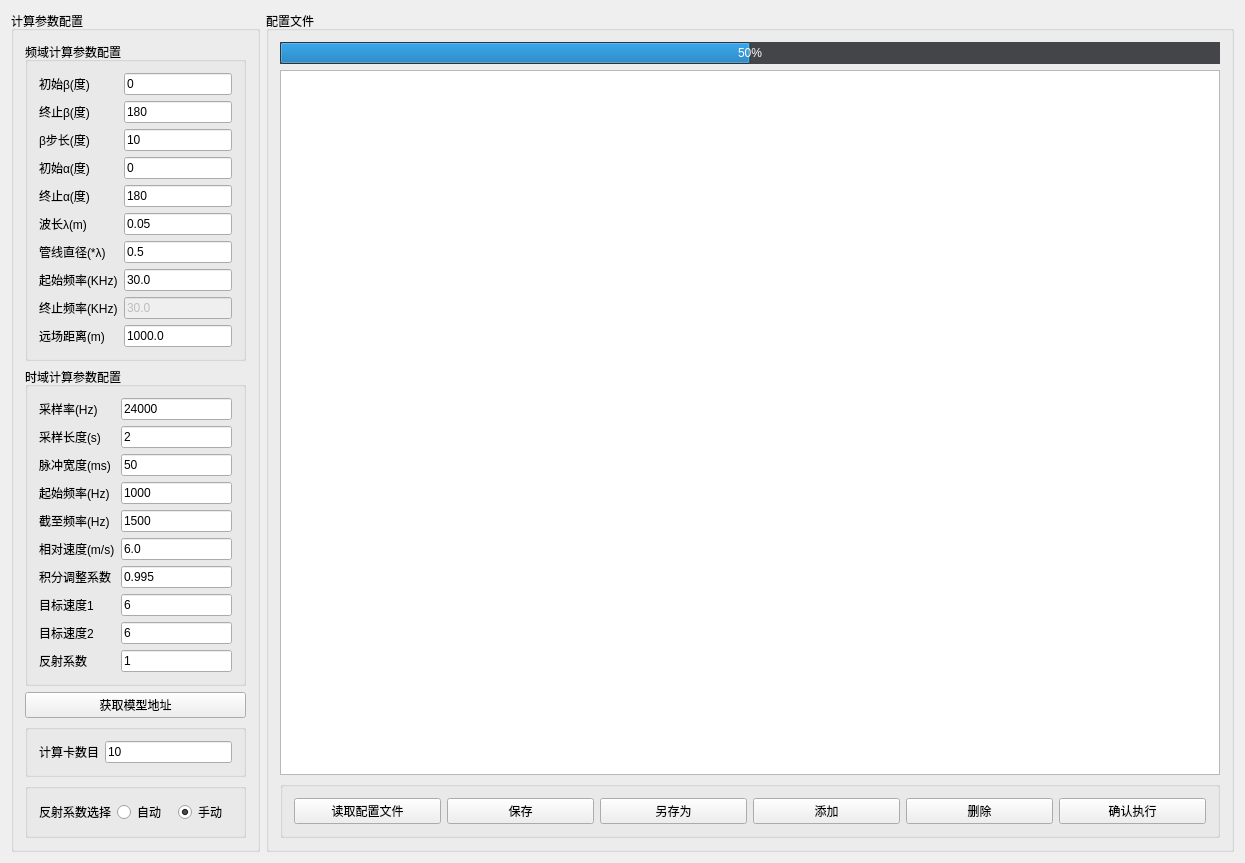
<?xml version="1.0" encoding="UTF-8"?>
<ui version="4.0">
 <class>QtTablewidget</class>
 <widget class="QWidget" name="QtTablewidget">
  <property name="geometry">
   <rect>
    <x>0</x>
    <y>0</y>
    <width>1245</width>
    <height>751</height>
   </rect>
  </property>
  <property name="windowTitle">
   <string>QtTablewidget</string>
  </property>
  <layout class="QGridLayout" name="gridLayout" columnstretch="2,9">
   <item row="0" column="0">
    <widget class="QGroupBox" name="groupBox_5">
     <property name="sizePolicy">
      <sizepolicy hsizetype="Fixed" vsizetype="Preferred">
       <horstretch>0</horstretch>
       <verstretch>0</verstretch>
      </sizepolicy>
     </property>
     <property name="maximumSize">
      <size>
       <width>16777215</width>
       <height>16777215</height>
      </size>
     </property>
     <property name="title">
      <string>计算参数配置</string>
     </property>
     <layout class="QVBoxLayout" name="verticalLayout">
      <item>
       <widget class="QGroupBox" name="groupBox_7">
        <property name="title">
         <string>频域计算参数配置</string>
        </property>
        <layout class="QFormLayout" name="formLayout">
         <item row="0" column="0">
          <widget class="QLabel" name="label">
           <property name="text">
            <string>初始β(度) </string>
           </property>
          </widget>
         </item>
         <item row="0" column="1">
          <widget class="QLineEdit" name="lineEdit_startBeta">
           <property name="text">
            <string>0</string>
           </property>
          </widget>
         </item>
         <item row="3" column="0">
          <widget class="QLabel" name="label_2">
           <property name="text">
            <string>初始α(度) </string>
           </property>
          </widget>
         </item>
         <item row="3" column="1">
          <widget class="QLineEdit" name="lineEdit_startAlpha">
           <property name="text">
            <string>0</string>
           </property>
          </widget>
         </item>
         <item row="4" column="0">
          <widget class="QLabel" name="label_3">
           <property name="text">
            <string>终止α(度) </string>
           </property>
          </widget>
         </item>
         <item row="4" column="1">
          <widget class="QLineEdit" name="lineEdit_endAlpha">
           <property name="text">
            <string>180</string>
           </property>
          </widget>
         </item>
         <item row="5" column="0">
          <widget class="QLabel" name="label_4">
           <property name="text">
            <string>波长λ(m)  </string>
           </property>
          </widget>
         </item>
         <item row="5" column="1">
          <widget class="QLineEdit" name="lineEdit_waveLength">
           <property name="text">
            <string>0.05</string>
           </property>
          </widget>
         </item>
         <item row="6" column="0">
          <widget class="QLabel" name="label_5">
           <property name="text">
            <string>管线直径(*λ)</string>
           </property>
          </widget>
         </item>
         <item row="6" column="1">
          <widget class="QLineEdit" name="lineEdit_pipeSize">
           <property name="text">
            <string>0.5</string>
           </property>
          </widget>
         </item>
         <item row="7" column="0">
          <widget class="QLabel" name="label_6">
           <property name="text">
            <string>起始频率(KHz)</string>
           </property>
          </widget>
         </item>
         <item row="7" column="1">
          <widget class="QLineEdit" name="lineEdit_startFrequency">
           <property name="text">
            <string>30.0</string>
           </property>
          </widget>
         </item>
         <item row="8" column="0">
          <widget class="QLabel" name="label_7">
           <property name="text">
            <string>终止频率(KHz)</string>
           </property>
          </widget>
         </item>
         <item row="8" column="1">
          <widget class="QLineEdit" name="lineEdit_endFrequency">
           <property name="enabled">
            <bool>false</bool>
           </property>
           <property name="text">
            <string>30.0</string>
           </property>
          </widget>
         </item>
         <item row="9" column="0">
          <widget class="QLabel" name="label_8">
           <property name="text">
            <string>远场距离(m) </string>
           </property>
          </widget>
         </item>
         <item row="9" column="1">
          <widget class="QLineEdit" name="lineEdit_farDistance">
           <property name="text">
            <string>1000.0</string>
           </property>
          </widget>
         </item>
         <item row="1" column="0">
          <widget class="QLabel" name="label_10">
           <property name="text">
            <string>终止β(度) </string>
           </property>
          </widget>
         </item>
         <item row="2" column="0">
          <widget class="QLabel" name="label_11">
           <property name="text">
            <string>β步长(度) </string>
           </property>
          </widget>
         </item>
         <item row="1" column="1">
          <widget class="QLineEdit" name="lineEdit_endBeta">
           <property name="text">
            <string>180</string>
           </property>
          </widget>
         </item>
         <item row="2" column="1">
          <widget class="QLineEdit" name="lineEdit_Betalen">
           <property name="text">
            <string>10</string>
           </property>
          </widget>
         </item>
        </layout>
       </widget>
      </item>
      <item>
       <widget class="QGroupBox" name="groupBox_4">
        <property name="title">
         <string>时域计算参数配置</string>
        </property>
        <layout class="QGridLayout" name="gridLayout_2">
         <item row="2" column="0">
          <widget class="QLabel" name="label_23">
           <property name="text">
            <string>脉冲宽度(ms)</string>
           </property>
          </widget>
         </item>
         <item row="3" column="0">
          <widget class="QLabel" name="label_24">
           <property name="text">
            <string>起始频率(Hz)</string>
           </property>
          </widget>
         </item>
         <item row="4" column="0">
          <widget class="QLabel" name="label_25">
           <property name="text">
            <string>截至频率(Hz)</string>
           </property>
          </widget>
         </item>
         <item row="10" column="0">
          <widget class="QLabel" name="label_30">
           <property name="text">
            <string>反射系数</string>
           </property>
          </widget>
         </item>
         <item row="0" column="0">
          <widget class="QLabel" name="label_22">
           <property name="text">
            <string>采样率(Hz)  </string>
           </property>
          </widget>
         </item>
         <item row="8" column="1">
          <widget class="QLineEdit" name="lineEdit_Velocity1">
           <property name="text">
            <string>6</string>
           </property>
          </widget>
         </item>
         <item row="0" column="1">
          <widget class="QLineEdit" name="lineEdit_SamplingRate">
           <property name="text">
            <string>24000</string>
           </property>
          </widget>
         </item>
         <item row="6" column="0">
          <widget class="QLabel" name="label_27">
           <property name="text">
            <string>积分调整系数</string>
           </property>
          </widget>
         </item>
         <item row="2" column="1">
          <widget class="QLineEdit" name="lineEdit_PulseWidth">
           <property name="text">
            <string>50</string>
           </property>
          </widget>
         </item>
         <item row="8" column="0">
          <widget class="QLabel" name="label_28">
           <property name="text">
            <string>目标速度1</string>
           </property>
          </widget>
         </item>
         <item row="6" column="1">
          <widget class="QLineEdit" name="lineEdit_IntegralAdjust">
           <property name="text">
            <string>0.995</string>
           </property>
          </widget>
         </item>
         <item row="5" column="0">
          <widget class="QLabel" name="label_26">
           <property name="text">
            <string>相对速度(m/s)</string>
           </property>
          </widget>
         </item>
         <item row="3" column="1">
          <widget class="QLineEdit" name="lineEdit_StartingFreq">
           <property name="text">
            <string>1000</string>
           </property>
          </widget>
         </item>
         <item row="5" column="1">
          <widget class="QLineEdit" name="lineEdit_RelativeSpeed">
           <property name="text">
            <string>6.0</string>
           </property>
          </widget>
         </item>
         <item row="9" column="1">
          <widget class="QLineEdit" name="lineEdit_Velocity2">
           <property name="text">
            <string>6</string>
           </property>
          </widget>
         </item>
         <item row="4" column="1">
          <widget class="QLineEdit" name="lineEdit_EndingFreq">
           <property name="text">
            <string>1500</string>
           </property>
          </widget>
         </item>
         <item row="9" column="0">
          <widget class="QLabel" name="label_29">
           <property name="text">
            <string>目标速度2</string>
           </property>
          </widget>
         </item>
         <item row="10" column="1">
          <widget class="QLineEdit" name="lineEdit_ReflectCoeff">
           <property name="text">
            <string>1</string>
           </property>
          </widget>
         </item>
         <item row="1" column="0">
          <widget class="QLabel" name="label_32">
           <property name="text">
            <string>采样长度(s)</string>
           </property>
          </widget>
         </item>
         <item row="1" column="1">
          <widget class="QLineEdit" name="lineEdit_SamplingWidth">
           <property name="text">
            <string>2</string>
           </property>
          </widget>
         </item>
        </layout>
       </widget>
      </item>
      <item>
       <widget class="QPushButton" name="pushButton_5">
        <property name="text">
         <string>获取模型地址</string>
        </property>
       </widget>
      </item>
      <item>
       <widget class="QGroupBox" name="groupBox_2">
        <property name="title">
         <string/>
        </property>
        <layout class="QHBoxLayout" name="horizontalLayout">
         <item>
          <widget class="QLabel" name="label_9">
           <property name="text">
            <string>计算卡数目</string>
           </property>
          </widget>
         </item>
         <item>
          <widget class="QLineEdit" name="lineEdit_card_num">
           <property name="text">
            <string>10</string>
           </property>
          </widget>
         </item>
        </layout>
       </widget>
      </item>
      <item>
       <widget class="QGroupBox" name="groupBox_8">
        <property name="title">
         <string/>
        </property>
        <layout class="QHBoxLayout" name="horizontalLayout_3">
         <item>
          <widget class="QLabel" name="label_31">
           <property name="text">
            <string>反射系数选择</string>
           </property>
          </widget>
         </item>
         <item>
          <widget class="QRadioButton" name="radioButton_ConfigReflectCoeffAuto">
           <property name="text">
            <string>自动</string>
           </property>
          </widget>
         </item>
         <item>
          <widget class="QRadioButton" name="radioButton_ConfigReflectCoeffText">
           <property name="text">
            <string>手动</string>
           </property>
           <property name="checked">
            <bool>true</bool>
           </property>
          </widget>
         </item>
        </layout>
       </widget>
      </item>
      <item>
       <spacer name="verticalSpacer">
        <property name="orientation">
         <enum>Qt::Vertical</enum>
        </property>
        <property name="sizeHint" stdset="0">
         <size>
          <width>20</width>
          <height>40</height>
         </size>
        </property>
       </spacer>
      </item>
     </layout>
    </widget>
   </item>
   <item row="0" column="1">
    <widget class="QGroupBox" name="groupBox">
     <property name="title">
      <string>配置文件</string>
     </property>
     <layout class="QVBoxLayout" name="verticalLayout_2">
      <item>
       <widget class="QProgressBar" name="progressBar">
        <property name="styleSheet">
         <string notr="true">QProgressBar{
        border: none;
        color: white;
        text-align: center;
        background: rgb(68, 69, 73);
		
}</string>
        </property>
        <property name="value">
         <number>50</number>
        </property>
        <property name="textDirection">
         <enum>QProgressBar::BottomToTop</enum>
        </property>
       </widget>
      </item>
      <item>
       <widget class="QTableWidget" name="tableWidget"/>
      </item>
      <item>
       <widget class="QGroupBox" name="groupBox_3">
        <property name="title">
         <string/>
        </property>
        <layout class="QHBoxLayout" name="horizontalLayout_2">
         <item>
          <widget class="QPushButton" name="pushButton">
           <property name="text">
            <string>读取配置文件</string>
           </property>
          </widget>
         </item>
         <item>
          <widget class="QPushButton" name="pushButton_3">
           <property name="text">
            <string>保存</string>
           </property>
          </widget>
         </item>
         <item>
          <widget class="QPushButton" name="pushButton_4">
           <property name="text">
            <string>另存为</string>
           </property>
          </widget>
         </item>
         <item>
          <widget class="QPushButton" name="pushButton_6">
           <property name="text">
            <string>添加</string>
           </property>
          </widget>
         </item>
         <item>
          <widget class="QPushButton" name="pushButton_7">
           <property name="text">
            <string>删除</string>
           </property>
          </widget>
         </item>
         <item>
          <widget class="QPushButton" name="pushButton_2">
           <property name="text">
            <string>确认执行</string>
           </property>
          </widget>
         </item>
        </layout>
       </widget>
      </item>
     </layout>
    </widget>
   </item>
  </layout>
 </widget>
 <layoutdefault spacing="6" margin="11"/>
 <resources/>
 <connections>
  <connection>
   <sender>pushButton</sender>
   <signal>clicked()</signal>
   <receiver>QtTablewidget</receiver>
   <slot>read_excel()</slot>
   <hints>
    <hint type="sourcelabel">
     <x>406</x>
     <y>767</y>
    </hint>
    <hint type="destinationlabel">
     <x>90</x>
     <y>59</y>
    </hint>
   </hints>
  </connection>
  <connection>
   <sender>pushButton_2</sender>
   <signal>clicked()</signal>
   <receiver>QtTablewidget</receiver>
   <slot>parameter_pass()</slot>
   <hints>
    <hint type="sourcelabel">
     <x>1184</x>
     <y>767</y>
    </hint>
    <hint type="destinationlabel">
     <x>400</x>
     <y>238</y>
    </hint>
   </hints>
  </connection>
  <connection>
   <sender>pushButton_3</sender>
   <signal>clicked(bool)</signal>
   <receiver>QtTablewidget</receiver>
   <slot>write_excel_save()</slot>
   <hints>
    <hint type="sourcelabel">
     <x>535</x>
     <y>767</y>
    </hint>
    <hint type="destinationlabel">
     <x>1213</x>
     <y>675</y>
    </hint>
   </hints>
  </connection>
  <connection>
   <sender>pushButton_4</sender>
   <signal>clicked(bool)</signal>
   <receiver>QtTablewidget</receiver>
   <slot>excel_write()</slot>
   <hints>
    <hint type="sourcelabel">
     <x>665</x>
     <y>767</y>
    </hint>
    <hint type="destinationlabel">
     <x>1213</x>
     <y>717</y>
    </hint>
   </hints>
  </connection>
  <connection>
   <sender>pushButton_6</sender>
   <signal>clicked()</signal>
   <receiver>QtTablewidget</receiver>
   <slot>add_rows()</slot>
   <hints>
    <hint type="sourcelabel">
     <x>795</x>
     <y>767</y>
    </hint>
    <hint type="destinationlabel">
     <x>1212</x>
     <y>638</y>
    </hint>
   </hints>
  </connection>
  <connection>
   <sender>pushButton_5</sender>
   <signal>clicked()</signal>
   <receiver>QtTablewidget</receiver>
   <slot>add_Model_file()</slot>
   <hints>
    <hint type="sourcelabel">
     <x>96</x>
     <y>662</y>
    </hint>
    <hint type="destinationlabel">
     <x>5</x>
     <y>588</y>
    </hint>
   </hints>
  </connection>
  <connection>
   <sender>pushButton_7</sender>
   <signal>clicked()</signal>
   <receiver>QtTablewidget</receiver>
   <slot>delete_row()</slot>
   <hints>
    <hint type="sourcelabel">
     <x>925</x>
     <y>767</y>
    </hint>
    <hint type="destinationlabel">
     <x>1211</x>
     <y>586</y>
    </hint>
   </hints>
  </connection>
 </connections>
 <slots>
  <slot>read_excel()</slot>
  <slot>excel_read()</slot>
  <slot>parameter_pass()</slot>
  <slot>excel_write()</slot>
  <slot>write_excel_save()</slot>
  <slot>add_rows()</slot>
  <slot>add_Model_file()</slot>
  <slot>delete_row()</slot>
  <slot>OnStop()</slot>
 </slots>
</ui>
